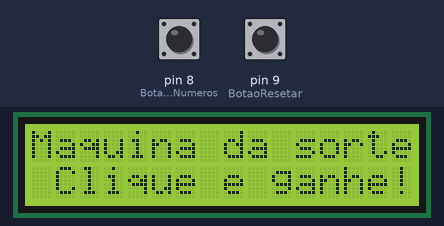
This sketch was run on a simulated Arduino Mega 2560, built with avr-gcc and run on an emulated ATmega2560. Shown: 16×2 character LCD. The inputs (shaded band) are chosen by the test bench; at power-on: pin 8 (BotaoGeraNumeros) LOW, pin 9 (BotaoResetar) LOW. Random numbers use the default seed unless the sketch sets one; what the sketch prints to the serial monitor is not drawn.

Above: at 1.5 s.
1.6 s: pin 8 (BotaoGeraNumeros) pulled HIGH for 0.35 s
At 2.22 s:
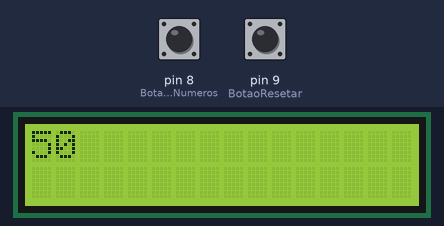
At 9.0 s:
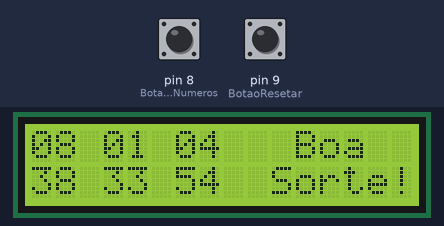
Timing chart, 0 to 9.6 s (numbered marks = the images above; inputs shaded):
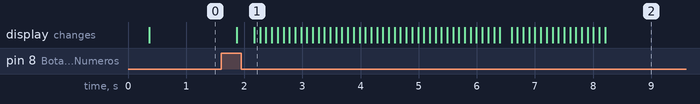

Measured:
- after the input at 1.6 s, the display: first changes after 0.27 s (image 1 shows a later state)

The sketch:

megasorte.ino
```cpp
/**
 * Gera números para o sorteio da Mega da Virada!
 * @author Gustavo Paes <gustavo.paes@gmail.com>
 */

#include <LiquidCrystal.h>

// LCD de 16 pinos
// 16 colunas / 2 linhas
LiquidCrystal lcd(12, 11, 5, 4, 3, 2);

// Botão para gerar números
const int BotaoGeraNumeros = 8;

// Botão para reset dos números
const int BotaoResetar = 9;

// Guarda o estado atual do botão
int podeResetar = LOW;
int podeGerar = LOW;

// Qual o estado atual do sistema
// 0 -> resetado
// 1 -> gerando números
// 2 -> números gerados, exibindo no lcd
int estado = 0;

// total de números que devem ser sorteados
const int MAX_NUMBERS = 6;

// maior número que pode ser sorteado
const int MAJOR_NUMBER = 60;

const int CURSOR_RESULTADO[MAX_NUMBERS][2] = {
  {0, 0}, {3, 0}, {6, 0},
  {0, 1}, {3, 1}, {6, 1}
};

void setup() {
  lcd.begin(16, 2);

  pinMode(BotaoGeraNumeros, INPUT);
  pinMode(BotaoResetar, INPUT);

  Serial.begin(9600);

  resetaNumeros();
}

void gerarNumeros() {
  Serial.println("gerarNumeros()");
  lcd.clear();
  delay(300);

  estado = 1;

  // qual o número que está sendo sorteado
  int numberIndex = 0;

  // número sorteado
  int randomNumber;

  // números sorteados
  int randomNumbers[MAX_NUMBERS + 1] = { };

  // String para guardar o número sorteado
  // e tratar com zero a esquerda, para manter
  // sempre o mesmo número de dígitos
  char strRandomNumber[2];

  while(numberIndex < MAX_NUMBERS) {
    randomNumber = sortearNumero(randomNumbers, numberIndex + 1);
    sprintf(strRandomNumber, "%d", randomNumber);

    // adiciona um 0 a esquerda, para manter
    // sempre com dois digitos
    if(randomNumber < 10) {
      sprintf(strRandomNumber, "0%d", randomNumber);
    }

    Serial.print("Numero sorteado: ");
    Serial.println(randomNumber);

    // posição do cursor
    int cursorColumn = CURSOR_RESULTADO[numberIndex][0];
    int cursorRow    = CURSOR_RESULTADO[numberIndex][1];

    // faz suspense com jogatina
    rodaJogatina(cursorColumn, cursorRow);

    // escreve o número sorteado no LDC, com
    // formatação de dois dígitos
    lcd.setCursor(cursorColumn, cursorRow);
    lcd.print(strRandomNumber);

    numberIndex += 1;

    delay(100);
  }

  boaSorte();

  estado = 2;
}

void boaSorte() {
  lcd.setCursor(11, 0);
  lcd.print("Boa");

  lcd.setCursor(10, 10);
  lcd.print("Sorte!");
}

int sortearNumero(int sorteados[], int index) {
  int number;

  // indica se o número está repetido
  boolean tryAgain;

  do {
    // sorteia um número
    number = random(1, MAJOR_NUMBER + 1);

    tryAgain = false;

    int t = 0;
    while(t < index) {
      if(sorteados[t] == number) {
        // é um número repetido
        tryAgain = true;
        break;
      }

      t += 1;
    }

  } while(tryAgain == true);

  // armazena o número sorteado, para fazer futuras comparações.
  sorteados[index] = number;

  return number;
}

/**
 * FAz efeito de jogatina, para dar mais emoção
 * ao sorteio dos números.
 */
void rodaJogatina(int column, int row) {
  Serial.println("rodaJogatina()");

  int jogatinaTime = 9;

  // apenas faz uma brincadeira de jogatina
  // para exibir números aleatórios antes de exibir
  // o número já sorteado.
  while(jogatinaTime--) {
    lcd.setCursor(column, row);
    lcd.print(random(1, MAJOR_NUMBER + 1));
    delay(100);
  }
}

/**
 * Reseta o display LCD e adiciona mensagem
 * para usuário.
 */
void resetaNumeros() {
  Serial.println("podeResetar()");
  lcd.clear();
  delay(300);

  // define o estado da maquina
  estado = 0;

  // mensagem primeira linha
  lcd.setCursor(0, 0);
  lcd.print("Maquina da sorte");

  // mensagem segunda linha
  lcd.setCursor(1, 1);
  lcd.print("Clique e ganhe!");
}

void loop() {
  //Serial.println("loop()");

  // estado do botão, se clicado (HIGH), se não clicado (LOW)
  podeResetar = digitalRead(BotaoResetar);
  podeGerar = digitalRead(BotaoGeraNumeros);

  //Serial.print(podeResetar);
  //Serial.print(" - ");
  //Serial.println(podeGerar);

  // só aceita ação nos botões quando o estado for diferente de 1
  if(estado != 1) {

    if(podeResetar == HIGH) {
      // faz o reset do LCD
      resetaNumeros();
    }

    else if(podeGerar == HIGH) {
      // gera os números
      gerarNumeros();
    }

  }
  // Temos espaço para 16 dígitos por linha.
  // Considerando sempre dois dígitos para cada um dos 6 número da mega-sena,
  // vamos usar no total 12 espaços para os dígitos.

  delay(300);
}
```
